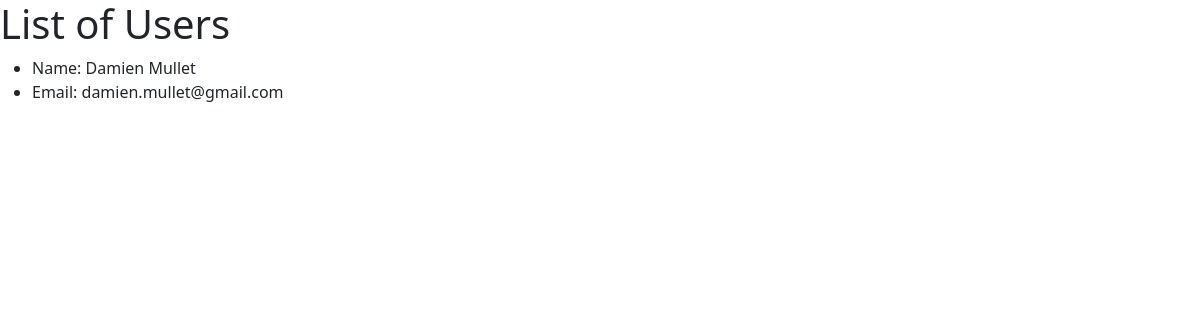
/users, run on an earlier commit of the app's database.
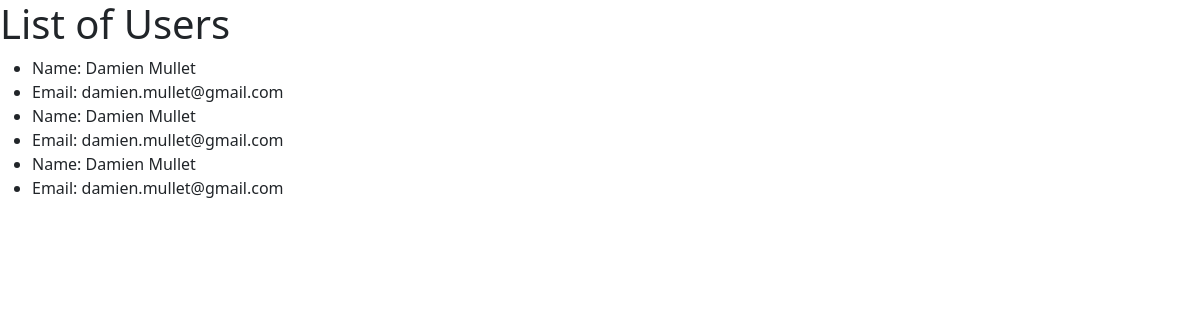
And on a later commit of the database.
### tables this page shows
CREATE TABLE users (
            id INTEGER PRIMARY KEY AUTOINCREMENT,
            name TEXT NOT NULL,
            email TEXT NOT NULL
        );

### home/main.py (the view)
@app.route("/users")
def users():
    conn = get_db_connection()
    users = conn.execute('SELECT * FROM users').fetchall()
    conn.close()
    return render_template('list_users.html', users=users)

### home/main.py (called while the page is built)
def get_db_connection():
    conn = sqlite3.connect('users.db')
    conn.row_factory = sqlite3.Row
    return conn

### home/templates/list_users.html (shortened to what this page needs)
<!DOCTYPE html>
<html lang="en">
<head>
    <link href="https://cdn.jsdelivr.net/npm/bootstrap@5.3.0/dist/css/bootstrap.min.css" rel="stylesheet"
 />
</head>
<body>
    <h1>List of Users</h1>
    <ul>
        {% if users %} {% for u in users %}
        <li>Name: {{ u.name }}</li>
        <li>Email: {{ u.email }}</li>
        {% endfor %} {% else %}
        <p>User not found</p>
        {% endif %}
    </ul>
</body>
</html>

What changed in the data, as far as the page shows it:
added users: name "Damien Mullet", email "damien.mullet@gmail.com"
added users: name "Damien Mullet", email "damien.mullet@gmail.com"
